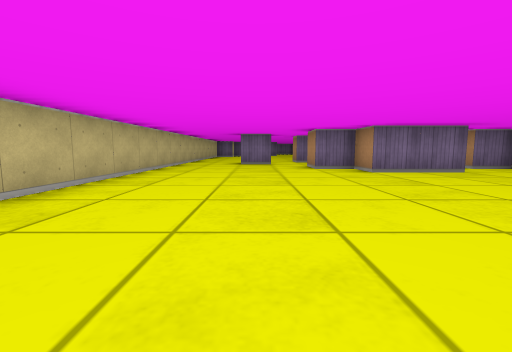
view 1 (above)

15 first-person views from a walk through a cub3D maze. The camera is about half as high as the walls, tilts 6° down and sees 90° across. The floor is counted in squares. Each view is taken from the middle of a square. On the plan, view 1 faces up. The plan holds only what a view shows up to about 9 squares ahead; the rest is blank.

view 2
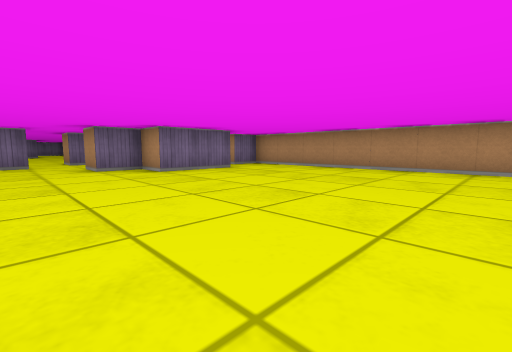

view 3
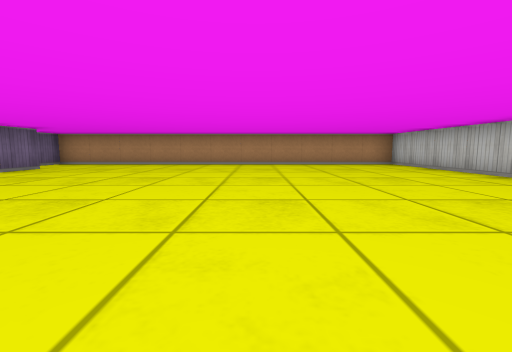

view 4
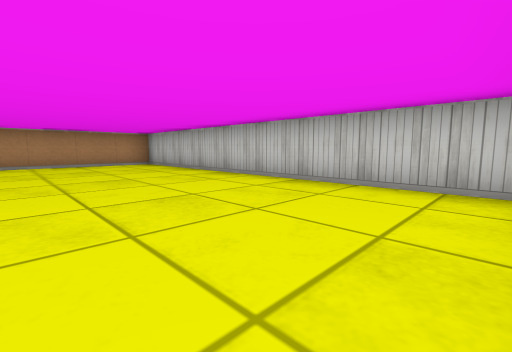

view 5
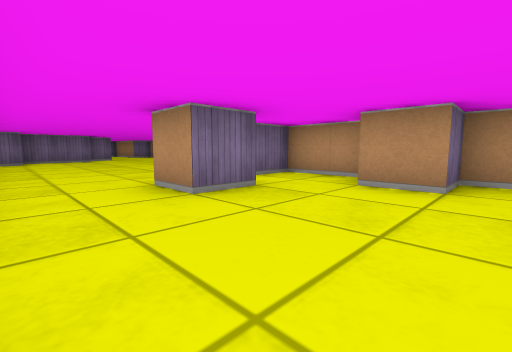

view 6
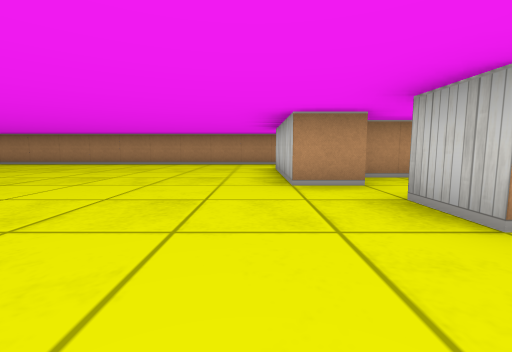

view 7
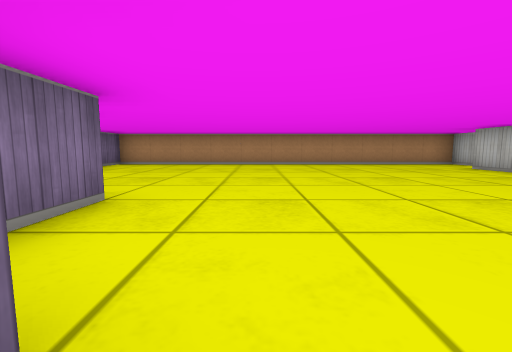

view 8
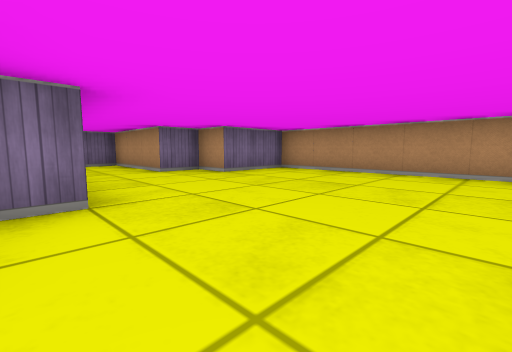

view 9
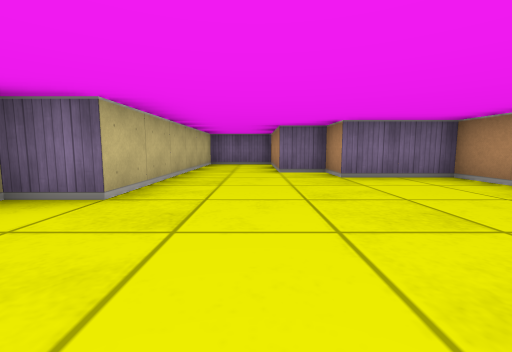

view 10
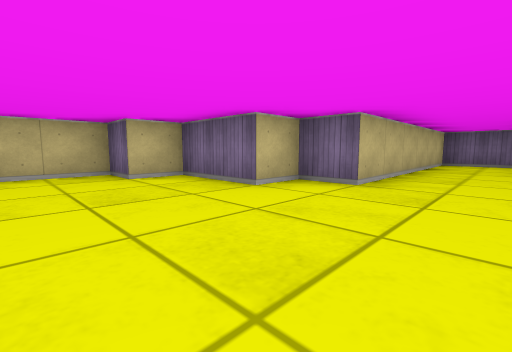

view 11
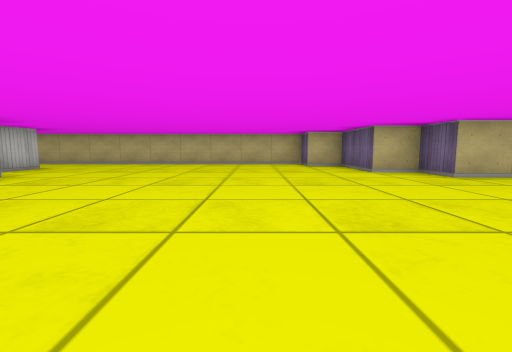

view 12
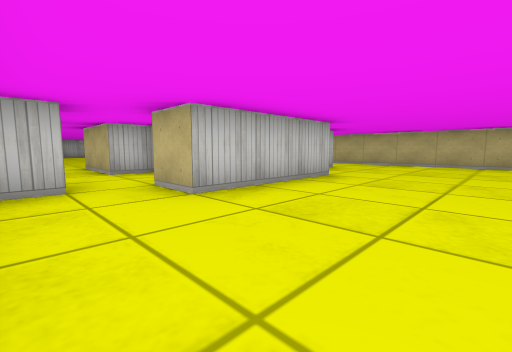

view 13
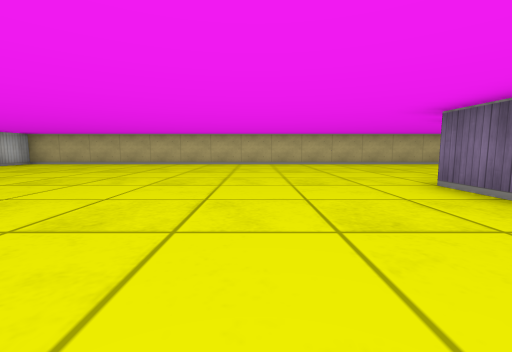

view 14
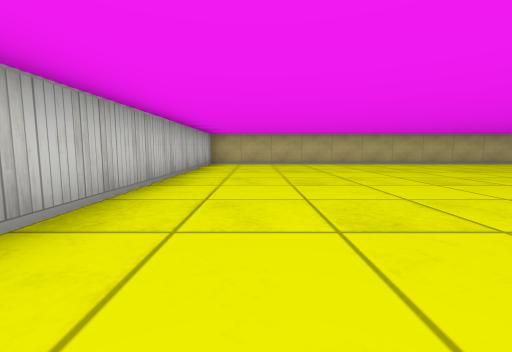

view 15
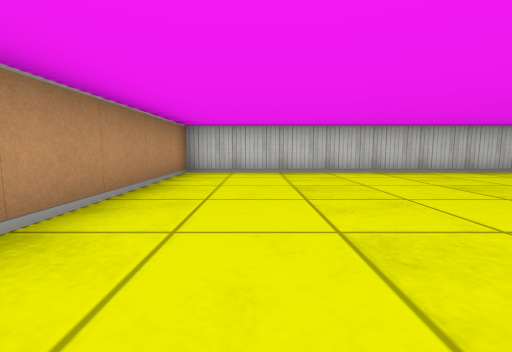

### Floor plan
Points are (right, up) in squares from view 1. A wall is a line through its corners. A room is listed if a view was taken in it or the views show most of it. See-through windows are left out.
Room 1 (views 1, 2, 3, 4, 5, 6, 7, 8, 9, 10, 11, 12, 13, 14, 15)
walls: (2.5, 7.9) (2.5, 9.5) (1.5, 9.5) (1.5, 10.5) (4.5, 10.5) (4.5, 9.5); (0.6, 8.5) (-0.5, 8.5) (-0.5, 9.5) (0.5, 9.5); (4.5, 7.5) (4.5, 5.5) (2.5, 5.5) (2.5, 6.5) (1.5, 6.5) (1.5, 7.5); (5.4, 9.5) (6.5, 9.5) (6.5, 20.5) (4.5, 20.5) (4.5, 21.5) (3.5, 21.5) (3.5, 24.5) (1.5, 24.5) (1.5, 18.5) (0.5, 18.5) (0.5, 17.5) (-1.5, 17.5) (-1.5, 16.5) (-2.5, 16.5) (-2.5, -4.5) (6.5, -4.5) (6.5, 6.5) (5.5, 6.5)
ways out: opening at (5, 8.5) to room 2
Room 2 (no view inside)
walls: (3.6, 7.5) (4.5, 7.5)
ways out: opening at (5, 8.5) to room 1

Where each view was taken, in squares from view 1:
view 1: 0 up, 0 right, facing up
view 2: 0 up, 0 right, facing up-right
view 3: 0 up, 2 left, facing right
view 4: 1 down, 2 left, facing down-right
view 5: 6 up, 2 left, facing up-right
view 6: 11 up, 2 left, facing right
view 7: 16 up, 2 left, facing right
view 8: 16 up, 1 right, facing up-right
view 9: 16 up, 3 right, facing up
view 10: 15 up, 3 right, facing up-left
view 11: 15 up, 6 right, facing left
view 12: 13 up, 6 right, facing down-left
view 13: 3 up, 6 right, facing left
view 14: 3 down, 6 right, facing left
view 15: 1 up, 5 right, facing down
